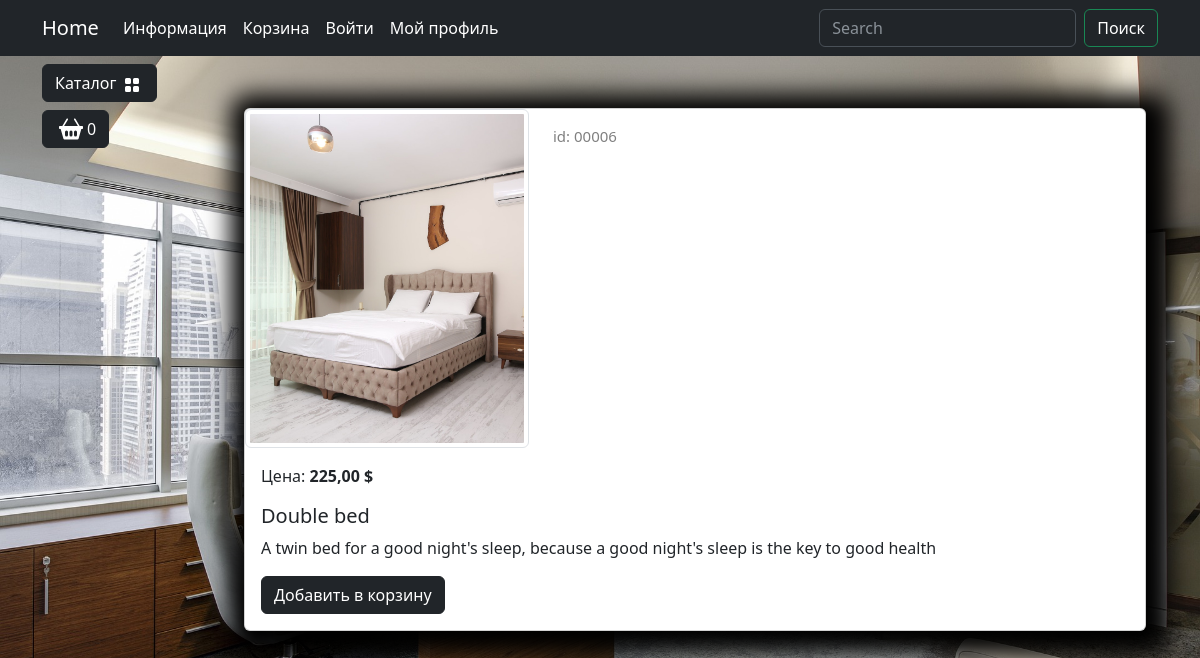
The page /catalog/product/double-bed/ on the database its author committed.
### goods/models.py (models this page shows, shortened)
class Products(models.Model):
    name = models.CharField(max_length=150, unique=True, verbose_name='Название')
    slug = models.SlugField(max_length=200, unique=True, blank=True, null=True, verbose_name='URL')
    description = models.TextField(blank=True, null=True, verbose_name='Описание')
    image = models.ImageField(upload_to='goods_images', blank=True, null=True, verbose_name='Изображение')
    price = models.DecimalField(default=0.00, max_digits=7, decimal_places=2, verbose_name='Цена')
    discount = models.DecimalField(default=0.00, max_digits=4, decimal_places=2, verbose_name='Скидка в %')
    quantity = models.PositiveIntegerField(default=0, verbose_name='Количество')
    category = models.ForeignKey(to=Categories, on_delete=models.CASCADE, verbose_name='Категория')
    class Meta:
        db_table = 'product'
        verbose_name = 'Продукт'
        verbose_name_plural = 'Продукты'
        ordering = ("id",)
    def display_id(self):
        return f"{self.id:05}"
    def sell_price(self):
        if self.discount:
            return round(self.price - self.price*self.discount/100, 2)
        return self.price

### goods/views.py (the view)
# urls.py: path('product/<slug:product_slug>/', views.product, name='product'),
def product(request, product_slug):
    product = Products.objects.get(slug=product_slug)
    context = {"product": product}
    return render(request, "goods/product.html", context=context)

### goods/templatetags/goods_tags.py (called while the page is built)
@register.simple_tag()
def tag_categories():
    return Categories.objects.all()

### goods/templates/goods/product.html (shortened to what this page needs)
{% extends "main/base.html" %}
{% load static %}
{% block content %}
<div class="container mt-5">
    <div class="card mb-4 custom-shadow">
        <div class="row">
            <div class="col-md-4">
                <img src="{{ product.image.url }}"
                    class="img-thumbnail" data-bs-toggle="modal" data-bs-target="#imageModal1">
            </div>
            <div class="col-md-4 ">
                <p class="product_id mt-3">id: {{ product.display_id }}</p>
            </div>
        </div>
        <div class="card-body">
            <p class="card-text">Цена: <strong>{{ product.sell_price }} $</strong></p>
            <h5 class="card-title">{{ product.name }}</h5>
            <p class="card-text">{{ product.description }}</p>
            <a href="#" class="btn btn-dark add-to-cart">Добавить в корзину</a>
        </div>
    </div>
</div>
{% endblock  %}

### static/deps/css/my_css.css (style rules this page uses)
body { background-image: url("../images/bg-image.jpg"); background-repeat: no-repeat; background-attachment: fixed; background-position: center center; background-size: cover; height: 100%; }
.custom-shadow { box-shadow: 5px 5px 25px 19px #000000; }
.product_id { color: gray; font-size: 15px; }

### rows shown on the page
Products: image (picture), display_id "00006", sell_price "225,00", name "Double bed", description "A twin bed for a good night's sleep, because a good night's sleep is the key to good health"
